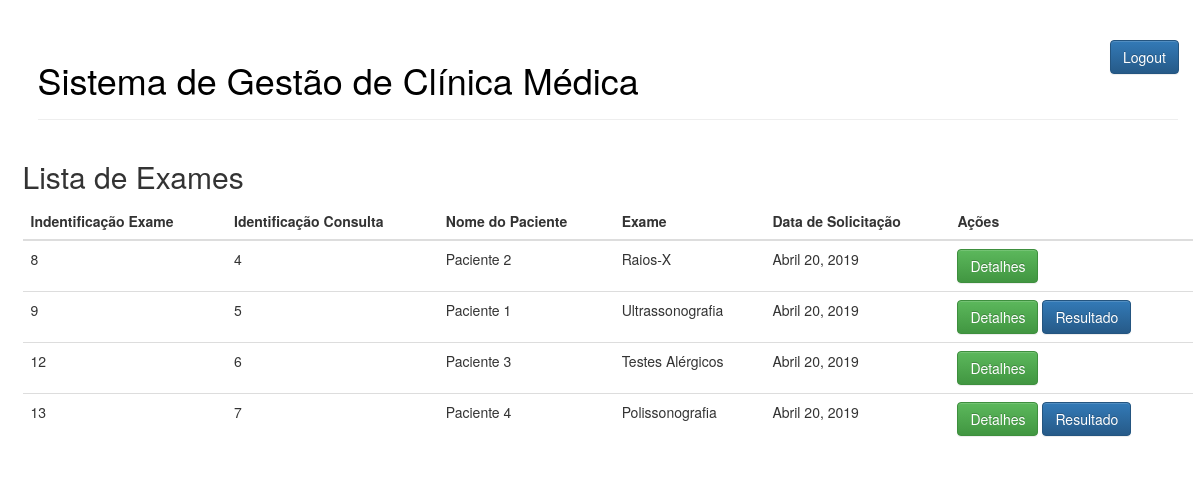
Screenshot of /exames (signed in) with the database file from the repository.
### tcc/models.py (models this page shows)
class Exames(models.Model):
	id_consulta = models.ForeignKey(Consulta, on_delete=models.CASCADE)
	id_exame = models.AutoField(primary_key=True)
	tipo_exame = models.TextField()
	descricao_exame = models.TextField()
	resultado_exame = models.FileField(upload_to='resultados_exames/%d_%m_%Y/')
	data_exame = models.DateField(auto_now_add=True)
	id_medico = models.ForeignKey(Medico, on_delete=models.CASCADE)

class Consulta(models.Model):
	id_consulta = models.AutoField(primary_key=True)
	id_paciente = models.ForeignKey(Paciente, on_delete=models.CASCADE)
	id_medico = models.ForeignKey(Medico, on_delete=models.CASCADE)
	data_consulta = models.DateTimeField()

class Paciente(models.Model):
	id_paciente = models.AutoField(primary_key=True)
	nome_paciente = models.CharField(max_length=200)
	dtnasc_paciente = models.DateTimeField()
	endereco_paciente = models.CharField(max_length=250)
	cpf_paciente = models.CharField(unique=True, max_length=11)
	email_paciente = models.CharField(max_length=250)

### tcc/views.py (the view)
# urls.py: path('exames', views.get_all_exames, name='get_all_exames'),
def get_all_exames(request):
	if request.session['tipo_user'] == 2 or request.session['tipo_user'] == 0:
		exames = Exames.objects.all()
		return render(request, "tcc/exames-all.html", {'exames': exames})
	else:
		medico_id = request.session['medico_id']
		exames = Exames.objects.filter(id_medico=medico_id)
		print("Exames: ", exames)
		return render(request, "tcc/exames-all.html", {'exames': exames})

### tcc/templates/tcc/exames-all.html (shortened to what this page needs)
{% extends 'tcc/base.html' %}
{% block content %}
	<h2>Lista de Exames</h2>
	<table class="table">
	    <thead>
	      <tr >
	        <th>Indentificação Exame</th>
	        <th>Identificação Consulta</th>
	        <th>Nome do Paciente</th>
	        <th>Exame</th>
	        <th>Data de Solicitação</th>
	        <th>Ações</th>
	      </tr>
	    </thead>
	    <tbody>
	    	{% for e in exames %}
	      	<tr>
		        <td><p>{{ e.id_exame }}</p></td>
		        <td><p>{{ e.id_consulta.id_consulta }}</p></td>
		        <td><p>{{ e.id_consulta.id_paciente.nome_paciente }}</p></td>
		        <td><p>{{ e.tipo_exame }}</p></td>
		        <td><p>{{ e.data_exame }}</p></td>
		        <td>
		        	<a class="btn btn-success" href="{% url 'get_exames_byid' exame_id=e.id_exame %}" role="button">Detalhes</a>
					{% if e.resultado_exame %}
					<a role="button" class="btn btn-primary" href="../../media/{{ e.resultado_exame }}">Resultado</a>
					{% endif %}
		        </td>
	      	</tr>
	      	{% endfor %}
	    </tbody>
	</table>
{% endblock %}

### tcc/static/css/projeto.css (style rules this page uses)
body { padding-left: 15px; }

### rows the page displays
Exames: id_exame "8", id_consulta.id_consulta "4", id_consulta.id_paciente.nome_paciente "Paciente 2", tipo_exame "Raios-X", data_exame "Abril 20, 2019"
Exames: id_exame "9", id_consulta.id_consulta "5", id_consulta.id_paciente.nome_paciente "Paciente 1", tipo_exame "Ultrassonografia", data_exame "Abril 20, 2019"
Exames: id_exame "12", id_consulta.id_consulta "6", id_consulta.id_paciente.nome_paciente "Paciente 3", tipo_exame "Testes Alérgicos", data_exame "Abril 20, 2019"
Exames: id_exame "13", id_consulta.id_consulta "7", id_consulta.id_paciente.nome_paciente "Paciente 4", tipo_exame "Polissonografia", data_exame "Abril 20, 2019"
